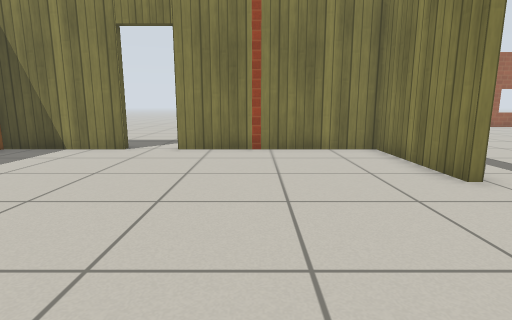
[1] (above)

18 first-person views from a walk through a Gazebo world. The camera is 0.72 m above the floor, tilts 10° down and sees 80° across. The floor is counted in squares, 0.5 m on a side. Each view is taken from the middle of a square. On the plan, view 1 faces up. The plan holds only what a view shows up to about 14 squares ahead; the rest is blank. Simple patterns stand in for the simulator's built-in surfaces.

[2]
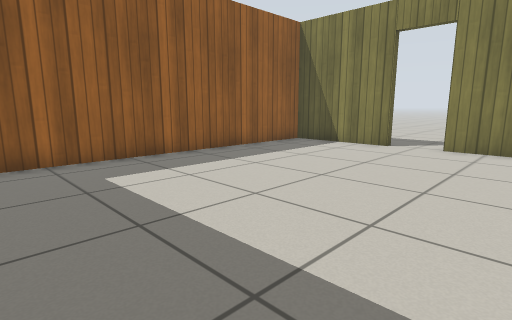

[3]
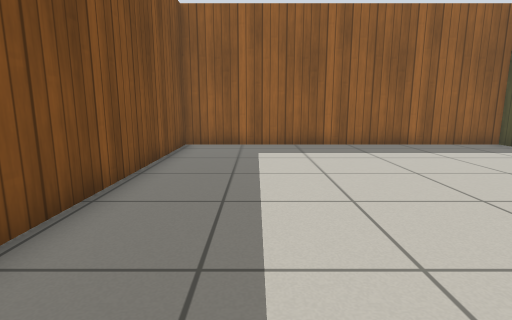

[4]
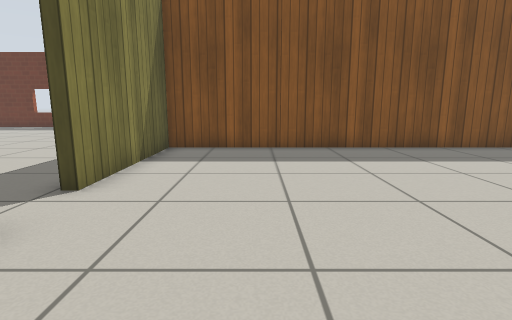

[5]
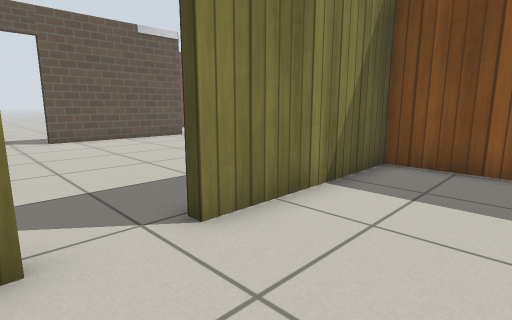

[6]
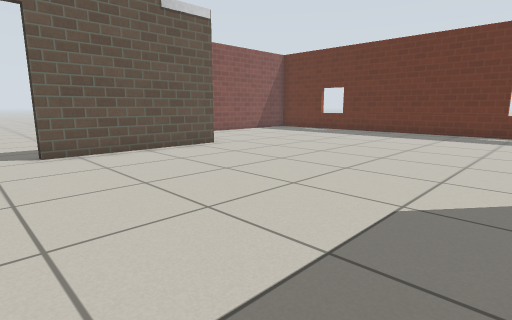

[7]
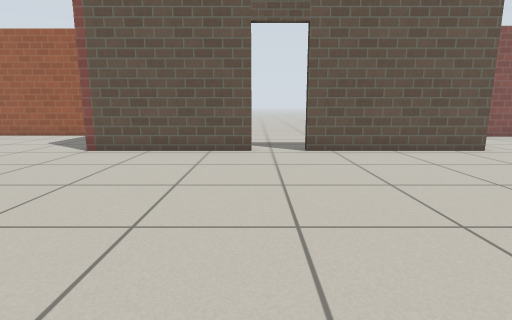

[8]
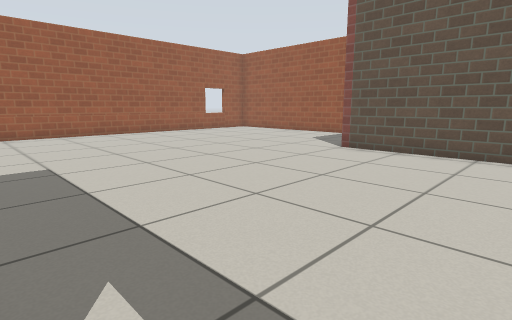

[9]
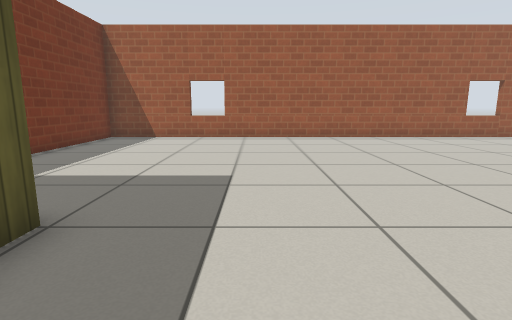

[10]
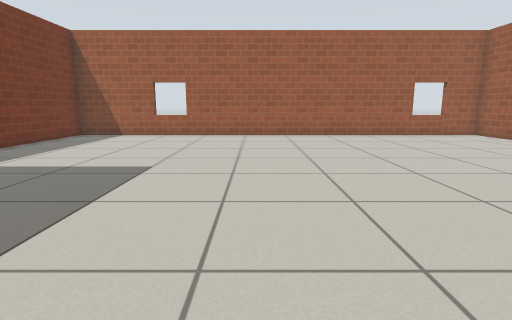

[11]
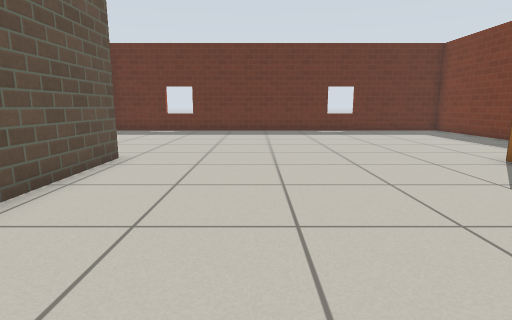

[12]
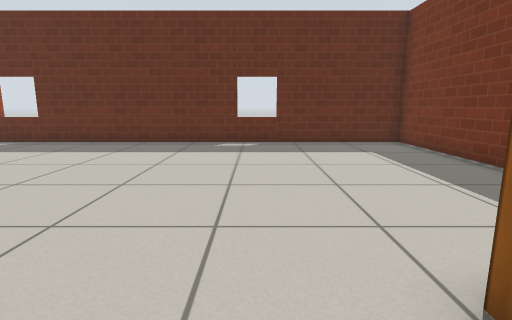

[13]
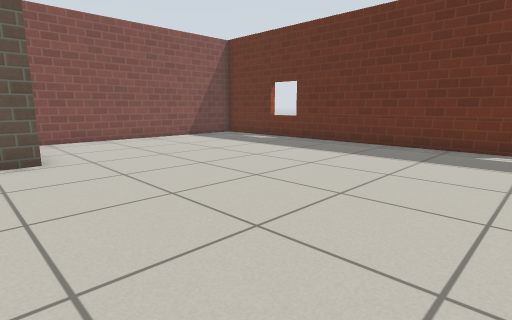

[14]
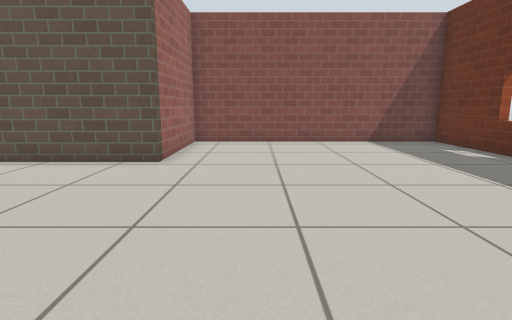

[15]
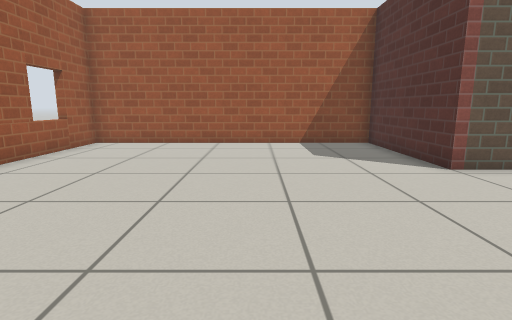

[16]
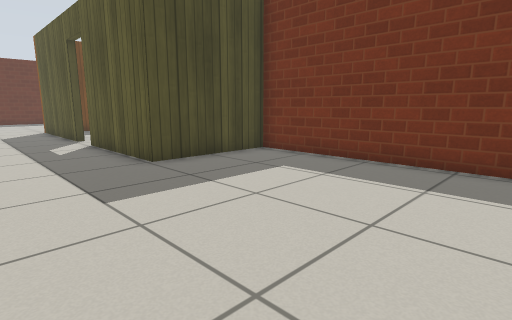

[17]
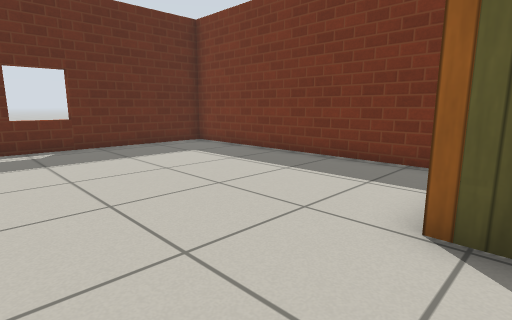

[18]
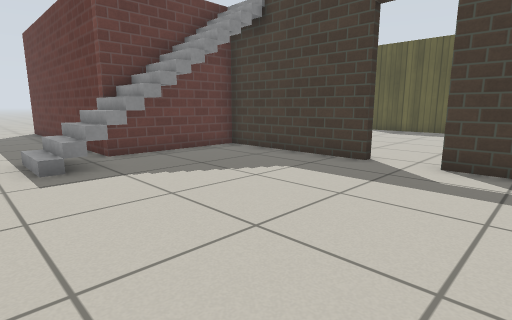

### Floor plan
Points are (right, up) in squares from view 1. A wall is a line through its corners. A room is listed if a view was taken in it or the views show most of it. See-through windows are left out.
Room 1 (views 1, 2, 3, 4, 5)
walls: (-4.4, 10.2) (-8.5, 10.2) (-8.5, -1.7) (4.1, -1.7) (4.1, 4); (4.1, 5.6) (4.1, 10.2) (-2.8, 10.2)
ways out: open door at (4, 4.5) to room 2; open door at (-3.5, 10)
Room 2 (views 6, 7, 8, 9, 10, 11, 12, 13, 14, 15, 16, 17)
walls: (14.9, 5.1) (14.9, 10.5) (20.1, 10.5) (20.1, 21.4) (0.2, 21.4) (0.2, 10.5) (4.4, 10.5) (4.4, 5.6); (4.4, 4) (4.4, 1); (4.4, -1.1) (4.4, -2); (0.2, -3) (0.2, -12.4) (19.6, -12.4) (19.6, -2.5) (14.9, -2.5) (14.9, 3.4); (18.4, 21.3) (18.4, 21.8)
ways out: open door at (4, 4.5) to room 1; open door at (15, 4.5) to room 3
objects: stairs (15, -1)
Room 3 (view 18)
walls: (15.2, 3.4) (15.2, -2.2) (19.9, -2.2) (19.9, -10.5); (15.2, 6.5) (15.2, 5.1); (5.1, -12.3) (5.1, -12.8)
ways out: open door at (15, 4.5) to room 2

Where each view was taken, in squares from view 1:
view 1: 0 up, 0 right, facing up
view 2: 1 down, 0 right, facing up-left
view 3: 1 up, 3 right, facing left
view 4: 9 up, 1 right, facing down
view 5: 6 up, 1 right, facing down-right
view 6: 5 up, 5 right, facing down-right
view 7: 5 up, 5 right, facing right
view 8: 5 up, 5 right, facing up-right
view 9: 7 up, 7 right, facing up
view 10: 6 up, 9 right, facing up
view 11: 6 up, 11 right, facing down
view 12: 0 up, 6 right, facing down
view 13: 1 down, 6 right, facing down-right
view 14: 5 down, 7 right, facing right
view 15: 15 up, 8 right, facing right
view 16: 18 up, 8 right, facing down-left
view 17: 1 down, 8 right, facing down-left
view 18: 7 up, 23 right, facing down-left
